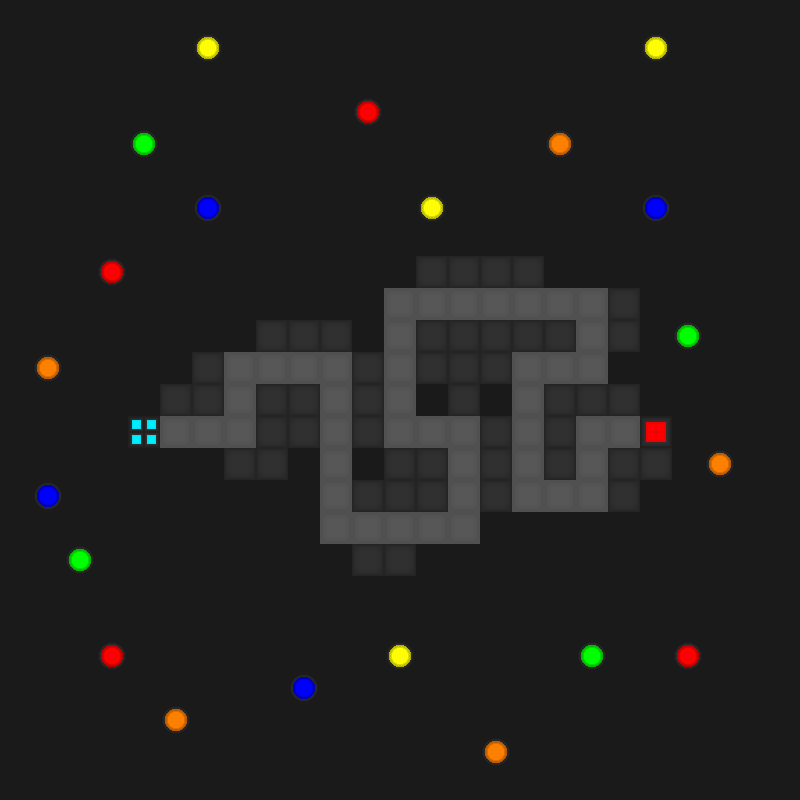

Tiled map render using the project's own tile images. Description and the map definition, with tile-layer contents summarised, below:
An orthogonal 25x25 tile map with 32x32 px tiles, 5 tile layers (background, enemy_base, player_base, road, ...).

<map version="1.10" tiledversion="1.11.2" orientation="orthogonal" renderorder="right-down" width="25" height="25" tilewidth="32" tileheight="32" infinite="0" nextlayerid="6" nextobjectid="1">
 <tileset firstgid="1" source="tile_sheet.tsx" />
 <layer id="1" name="background" width="25" height="25">
  <data>[625 cells, 625 non-empty, 6 distinct tile ids]</data>
 </layer>
 <layer id="2" name="enemy_base" width="25" height="25">
  <data>[625 cells, 1 non-empty, 1 distinct tile ids]</data>
 </layer>
 <layer id="3" name="player_base" width="25" height="25">
  <data>[625 cells, 1 non-empty, 1 distinct tile ids]</data>
 </layer>
 <layer id="4" name="road" width="25" height="25">
  <data>[625 cells, 45 non-empty, 1 distinct tile ids]</data>
 </layer>
 <layer id="5" name="platforms" width="25" height="25">
  <data>[625 cells, 48 non-empty, 1 distinct tile ids]</data>
 </layer>
</map>
